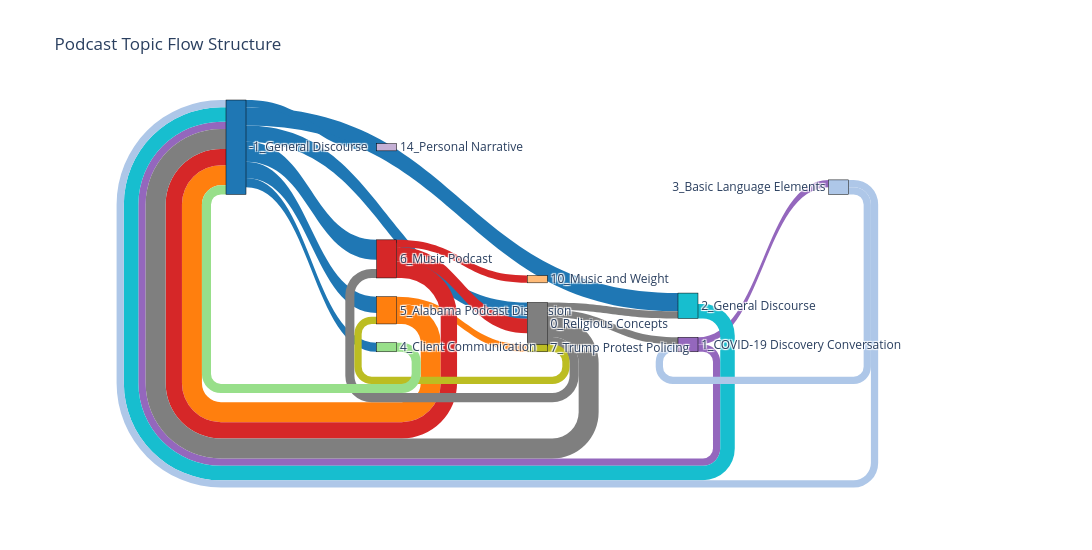

Here is the notebook cell this chart was saved with:
### Markdown cell above
### Visualization

### Code cell
import plotly.graph_objects as go

# 1. SETUP: Get Unique Nodes and Map to Integers
# ---------------------------------------------------------
# Get all unique nodes from your graph
all_nodes = list(G.nodes())

# Create a map: {"Intro": 0, "AI Ethics": 1, ...}
node_to_index = {name: i for i, name in enumerate(all_nodes)}

color_palette = [
    "#1f77b4", "#ff7f0e", "#2ca02c", "#d62728", "#9467bd", 
    "#8c564b", "#e377c2", "#7f7f7f", "#bcbd22", "#17becf",
    "#aec7e8", "#ffbb78", "#98df8a", "#ff9896", "#c5b0d5"
]

# Assign a color to each node (cycling through the palette)
node_colors = [color_palette[i % len(color_palette)] for i in range(len(all_nodes))]

# 2. PREPARE LISTS FOR PLOTLY
# ---------------------------------------------------------
source_indices = []
target_indices = []
link_colors = []
values = []
labels = all_nodes  # This list maps 0 -> Label, 1 -> Label...

# Iterate through your graph edges
for source, target, data in G.edges(data=True):

    if source == target:
        continue

    weight = data['weight']
    
    # FILTER (Optional but Recommended):
    # If the graph is too messy, uncomment the line below to show only
    # transitions that happened more than once.
    source_hex = node_colors[node_to_index[source]]
    if weight > 3: 
    
        source_indices.append(node_to_index[source])
        target_indices.append(node_to_index[target])
        values.append(weight)
        link_colors.append(source_hex)

# 3. GENERATE THE SANKEY DIAGRAM
# ---------------------------------------------------------
fig = go.Figure(data=[go.Sankey(
    valueformat = ".0f",
    valuesuffix = "TWh",
    # Define the Nodes (The vertical blocks)
    arrangement = "snap",
    node = dict(
        pad = 15,
        thickness = 20,
        line = dict(color = "black", width = 0.5),
        label = labels,
        color = node_colors,  # You can replace this with a list of hex colors if you want specific colors
        align = "left"
    ),
    # Define the Links (The flowing streams)
    link = dict(
        source = source_indices, # The origin node index
        target = target_indices, # The destination node index
        value = values,          # The width of the stream (weight)
        color = link_colors
    )
)])

# 4. CUSTOMIZE AND SHOW
# ---------------------------------------------------------
fig.update_layout(
    title_text="Podcast Topic Flow Structure", 
    font_size=12,
    width= 1400,   # Width in pixels (Default is usually ~700)
    height= 550    # Height in pixels (Default is usually ~450)
    )
fig.show()

### Figure 1 — Plotly figure (JSON) as saved in the notebook; plotly's stock layout.template omitted (floating-point values rounded to 4 significant figures)
{"data": [{"arrangement": "snap", "link": {"color": ["#1f77b4", "#1f77b4", "#1f77b4", "#1f77b4", "#1f77b4", "#1f77b4", "#ff7f0e", "#ff7f0e", "#d62728", "#d62728", "#d62728", "#9467bd", "#9467bd", "#7f7f7f", "#7f7f7f", "#7f7f7f", "#7f7f7f", "#bcbd22", "#17becf", "#aec7e8", "#aec7e8", "#98df8a"], "source": [0, 0, 0, 0, 0, 0, 1, 1, 3, 3, 3, 4, 4, 7, 7, 7, 7, 8, 9, 10, 10, 12], "target": [1, 3, 7, 9, 14, 12, 0, 8, 7, 0, 11, 0, 10, 4, 0, 9, 3, 1, 0, 4, 0, 0], "value": [9, 11, 9, 10, 4, 5, 11, 4, 8, 9, 4, 4, 4, 4, 11, 4, 5, 4, 8, 4, 4, 5]}, "node": {"align": "left", "color": ["#1f77b4", "#ff7f0e", "#2ca02c", "#d62728", "#9467bd", "#8c564b", "#e377c2", "#7f7f7f", "#bcbd22", "#17becf", "#aec7e8", "#ffbb78", "#98df8a", "#ff9896", "#c5b0d5", "#1f77b4"], "label": ["-1_General Discourse", "5_Alabama Podcast Discussion", "12_Success & Love Strategies", "6_Music Podcast", "1_COVID-19 Discovery Conversation", "13_Credit Card Usage", "8_Anxiety and Confidence in Hosting", "0_Religious Concepts", "7_Trump Protest Policing", "2_General Discourse", "3_Basic Language Elements", "10_Music and Weight", "4_Client Communication", "9_Bengali Kitchen & Puchka", "14_Personal Narrative", "11_Personal Preferences & Experiences"], "line": {"color": "black", "width": 0.5}, "pad": 15, "thickness": 20}, "type": "sankey", "valueformat": ".0f", "valuesuffix": "TWh"}], "layout": {"font": {"size": 12}, "height": 550, "title": {"text": "Podcast Topic Flow Structure"}, "width": 1400}}
